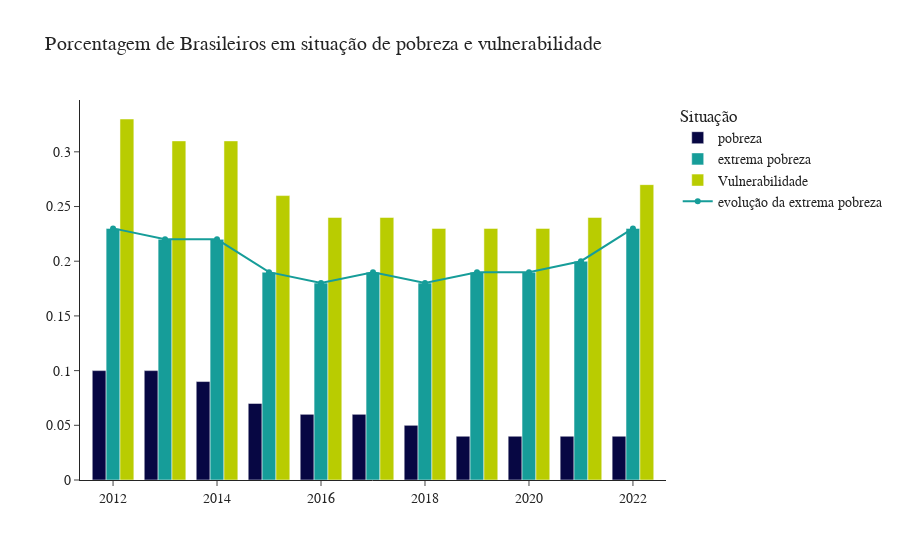

The notebook cell this image was saved under:
### Code cell
fig = go.Figure()
fig.add_trace(
    go.Bar(name = 'pobreza', x=df_anual['referencia'], y=df_anual['porcentagem_pobreza'], marker_color = '#070743')  
)
fig.add_trace(
    go.Bar(name = 'extrema pobreza', x=df_anual['referencia'], y=df_anual['porcentagem_extrema_pobreza'], marker_color = '#169d99')
)

fig.add_trace(
    go.Bar(name = 'Vulnerabilidade', x=df_anual['referencia'], y=df_anual['porcentagem_vulnerabilidade'], marker_color = '#b9cc01')
)


'''fig.add_trace(
    go.Scatter(x=df_anual["referencia"], y=df_anual["porcentagem_vulnerabilidade"],name = 'evolução',marker_color = '#b9cc01')
)'''


fig.add_trace(
    go.Scatter(x=df_anual["referencia"], y=df_anual["porcentagem_extrema_pobreza"],name = 'evolução da extrema pobreza',marker_color = '#169d99')
)


'''
fig.add_trace(
    go.Scatter(x=df_anual["referencia"], y=df_anual["porcentagem_pobreza"],name = 'evolução',marker_color = '#070743')
)
'''
fig.update_layout(title='Porcentagem de Brasileiros em situação de pobreza e vulnerabilidade',
    legend_title='Situação',
    font=dict(
        family="Courier New, monospace",
        size=14
    ),
    template='simple_white'
)
fig.show()

### Figure 1 — Plotly figure (JSON) as saved in the notebook; plotly's stock layout.template omitted (floating-point values rounded to 4 significant figures)
{"data": [{"marker": {"color": "#070743"}, "name": "pobreza", "type": "bar", "x": [2012, 2013, 2014, 2015, 2016, 2017, 2018, 2019, 2020, 2021, 2022], "y": [0.1, 0.1, 0.09, 0.07, 0.06, 0.06, 0.05, 0.04, 0.04, 0.04, 0.04]}, {"marker": {"color": "#169d99"}, "name": "extrema pobreza", "type": "bar", "x": [2012, 2013, 2014, 2015, 2016, 2017, 2018, 2019, 2020, 2021, 2022], "y": [0.23, 0.22, 0.22, 0.19, 0.18, 0.19, 0.18, 0.19, 0.19, 0.2, 0.23]}, {"marker": {"color": "#b9cc01"}, "name": "Vulnerabilidade", "type": "bar", "x": [2012, 2013, 2014, 2015, 2016, 2017, 2018, 2019, 2020, 2021, 2022], "y": [0.33, 0.31, 0.31, 0.26, 0.24, 0.24, 0.23, 0.23, 0.23, 0.24, 0.27]}, {"marker": {"color": "#169d99"}, "name": "evolução da extrema pobreza", "type": "scatter", "x": [2012, 2013, 2014, 2015, 2016, 2017, 2018, 2019, 2020, 2021, 2022], "y": [0.23, 0.22, 0.22, 0.19, 0.18, 0.19, 0.18, 0.19, 0.19, 0.2, 0.23]}], "layout": {"font": {"family": "Courier New, monospace", "size": 14}, "legend": {"title": {"text": "Situação"}}, "title": {"text": "Porcentagem de Brasileiros em situação de pobreza e vulnerabilidade"}}}
